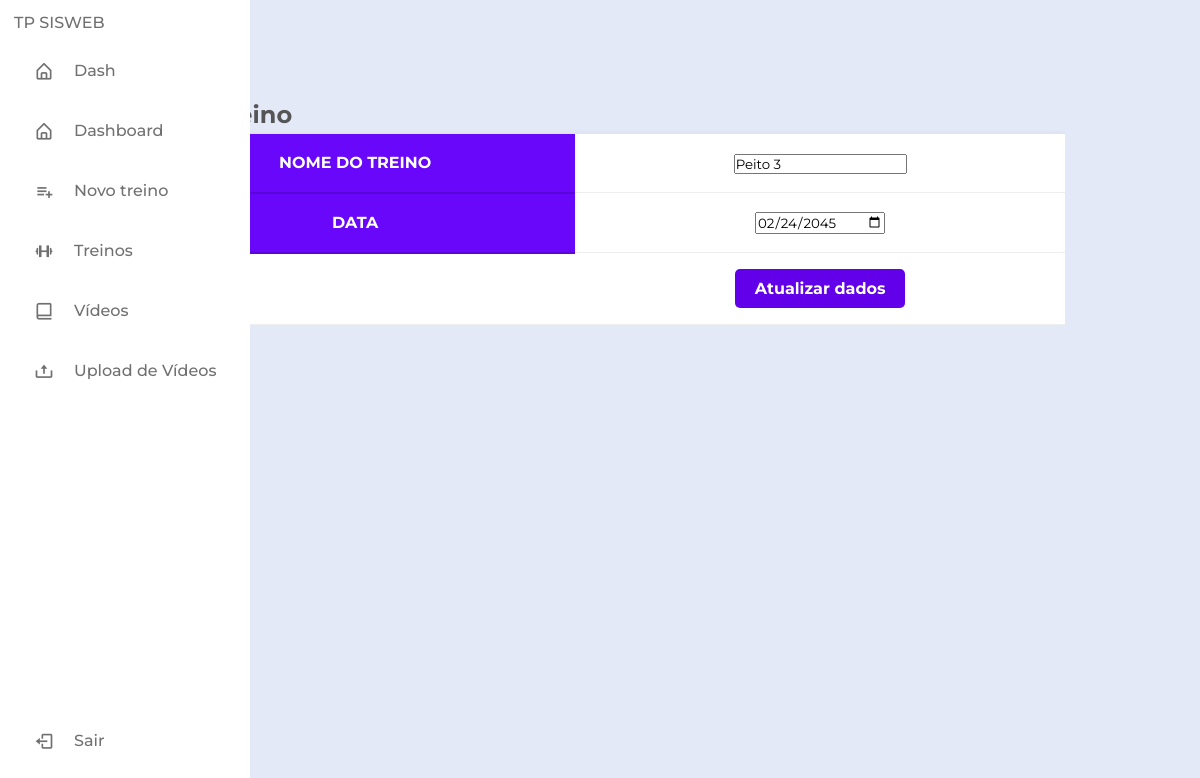
Page /atualizarTreino/4 (signed in) on the earlier database version.
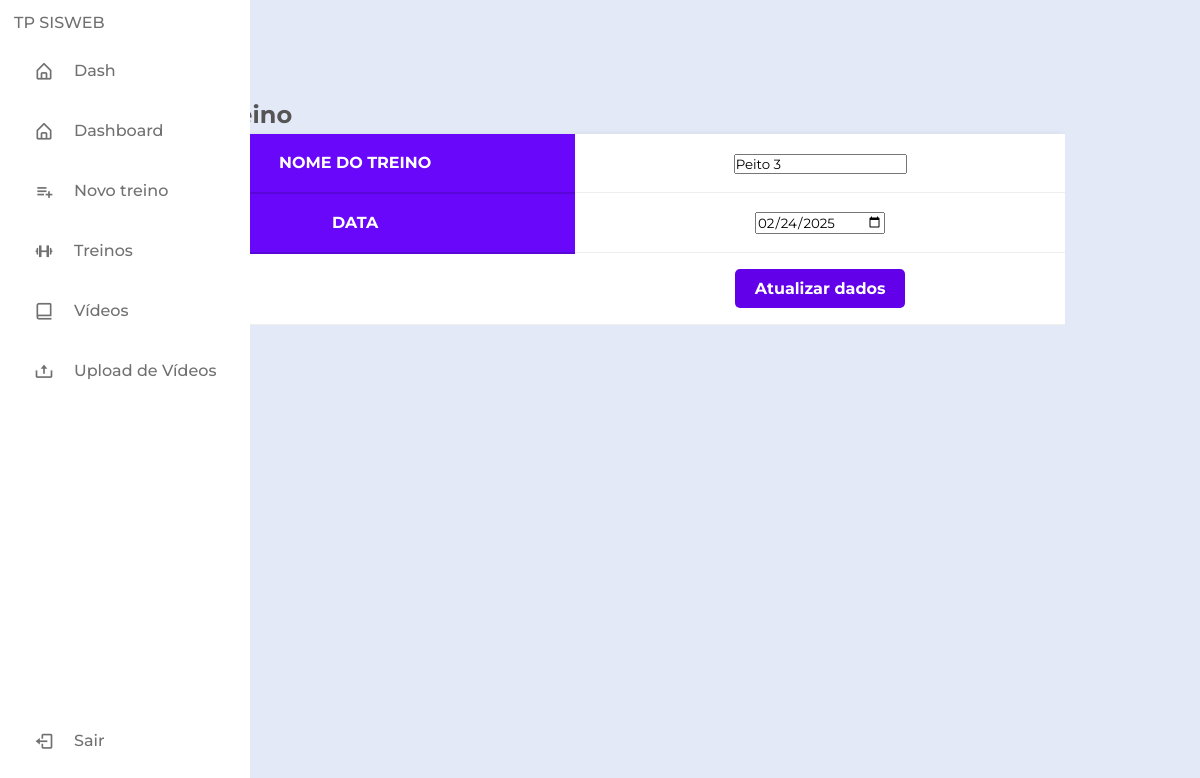
Same page on the later database version.
### classes.py (models this page shows, shortened)
class Treino(db.Model):
    __tablename__ = 'treino'
    _id = db.Column(db.Integer, primary_key=True, autoincrement=True)
    nome = db.Column(db.String)
    data = db.Column(db.Date)
    conta_id = mapped_column(ForeignKey("conta.id"))
    conta = relationship("Conta", back_populates="treino")
    atividade = relationship("Atividade", back_populates="treino")

### app.py (the view, shortened to what this page needs)
@app.route("/atualizarTreino/<int:id>", methods=['GET','POST'])
@login_required
def atualizarTreino(id):
    treino  = Treino.query.filter_by(_id=id).first()
    return render_template("treino/atualizarTreino.html",treino=treino)

### classes.py (called while the page is built)
@login_manager.user_loader
def load_user(user):
    return Conta.query.get(int(user))

### templates/treino/atualizarTreino.html (shortened to what this page needs)
<!DOCTYPE html>
<html lang="en">
<head>
    <link rel="stylesheet" href="https://cdnjs.cloudflare.com/ajax/libs/font-awesome/6.7.2/css/all.min.css">
    <link rel="stylesheet"  href="{{ url_for('static', filename='styleTab.css')}}">
</head>
<div>
    {% include 'sidebar.html' %}
</div>
<body>
    <form action="" method="POST">
        <section class="ftco-section">
            <div class="container">
                <div class="row">
                    <div class="col-md-12">
                        <div class="table-wrap">
                            <h1>Editar treino</h1>
                            <table class="table">
                            <thead class="thead-primary">
                              <tr>
                                <th>Nome do treino</th>
                                <td scope="row" class="scope" ><input type="text" name="nome" value="{{treino.nome}}"></td>
                              </tr>
                              <tr>
                                <th>Data</th>
                                <td scope="row" class="scope"><input type="date" name="data" value="{{treino.data}}"></td>
                              </tr>
                            </thead>
                            <tbody>
                                <tr>
                                    <td></td>
                                    <td><input type="submit" value="Atualizar dados"></a></td>
                                </tr>
                            </tbody>
                          </table>
                        </div>
                    </div>
                </div>
            </div>
        </section>
    </form>
</body>
</html>

Differences in the rows shown:
changed Treino "Peito 3": data "02/24/2045" → "02/24/2025"
